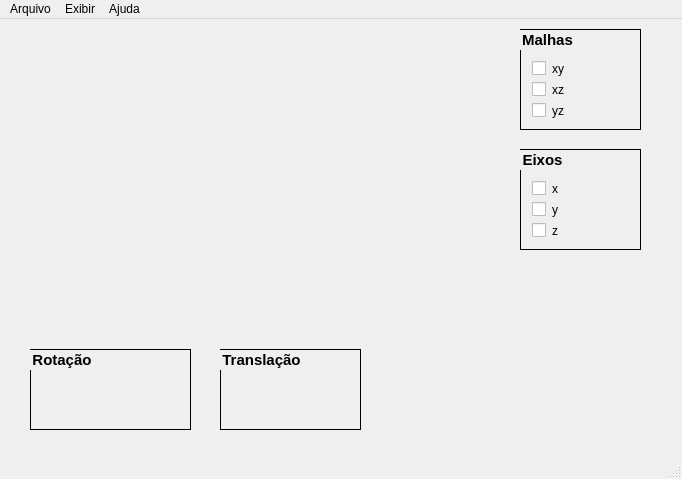
<?xml version="1.0" encoding="UTF-8"?>
<ui version="4.0">
 <class>MainWindow</class>
 <widget class="QMainWindow" name="MainWindow">
  <property name="geometry">
   <rect>
    <x>0</x>
    <y>0</y>
    <width>682</width>
    <height>479</height>
   </rect>
  </property>
  <property name="windowTitle">
   <string>MainWindow</string>
  </property>
  <widget class="QWidget" name="centralWidget">
   <widget class="GLPainel" name="widget" native="true">
    <property name="geometry">
     <rect>
      <x>10</x>
      <y>10</y>
      <width>491</width>
      <height>301</height>
     </rect>
    </property>
    <property name="styleSheet">
     <string notr="true"/>
    </property>
   </widget>
   <widget class="QGroupBox" name="groupBoxMalha">
    <property name="geometry">
     <rect>
      <x>520</x>
      <y>10</y>
      <width>121</width>
      <height>101</height>
     </rect>
    </property>
    <property name="font">
     <font>
      <pointsize>11</pointsize>
      <weight>75</weight>
      <bold>true</bold>
     </font>
    </property>
    <property name="toolTip">
     <string/>
    </property>
    <property name="styleSheet">
     <string notr="true">border-width: 1px;
border-style: solid;</string>
    </property>
    <property name="title">
     <string>Malhas</string>
    </property>
    <layout class="QGridLayout" name="gridLayout">
     <item row="1" column="0">
      <spacer name="verticalSpacer">
       <property name="orientation">
        <enum>Qt::Vertical</enum>
       </property>
       <property name="sizeHint" stdset="0">
        <size>
         <width>20</width>
         <height>40</height>
        </size>
       </property>
      </spacer>
     </item>
     <item row="3" column="0">
      <widget class="QCheckBox" name="checkBox_2">
       <property name="styleSheet">
        <string notr="true">border-width: 0px;
font-weight: nomal;</string>
       </property>
       <property name="text">
        <string>xz</string>
       </property>
      </widget>
     </item>
     <item row="2" column="0">
      <widget class="QCheckBox" name="checkBox">
       <property name="styleSheet">
        <string notr="true">border-width: 0px;
font-weight: nomal;</string>
       </property>
       <property name="text">
        <string>xy</string>
       </property>
      </widget>
     </item>
     <item row="4" column="0">
      <widget class="QCheckBox" name="checkBox_3">
       <property name="styleSheet">
        <string notr="true">border-width: 0px;
font-weight: nomal;</string>
       </property>
       <property name="text">
        <string>yz</string>
       </property>
      </widget>
     </item>
    </layout>
   </widget>
   <widget class="QGroupBox" name="groupBoxEixos">
    <property name="geometry">
     <rect>
      <x>520</x>
      <y>130</y>
      <width>121</width>
      <height>101</height>
     </rect>
    </property>
    <property name="font">
     <font>
      <pointsize>11</pointsize>
      <weight>75</weight>
      <bold>true</bold>
     </font>
    </property>
    <property name="toolTip">
     <string/>
    </property>
    <property name="styleSheet">
     <string notr="true">border-width: 1px;
border-style: solid;</string>
    </property>
    <property name="title">
     <string>Eixos</string>
    </property>
    <layout class="QGridLayout" name="gridLayout_2">
     <item row="1" column="0">
      <spacer name="verticalSpacer_2">
       <property name="orientation">
        <enum>Qt::Vertical</enum>
       </property>
       <property name="sizeHint" stdset="0">
        <size>
         <width>20</width>
         <height>40</height>
        </size>
       </property>
      </spacer>
     </item>
     <item row="3" column="0">
      <widget class="QCheckBox" name="checkBoxEixoY">
       <property name="styleSheet">
        <string notr="true">border-width: 0px;
font-weight: nomal;</string>
       </property>
       <property name="text">
        <string>y</string>
       </property>
      </widget>
     </item>
     <item row="2" column="0">
      <widget class="QCheckBox" name="checkBoxEixoX">
       <property name="styleSheet">
        <string notr="true">border-width: 0px;
font-weight: nomal;</string>
       </property>
       <property name="text">
        <string>x</string>
       </property>
      </widget>
     </item>
     <item row="4" column="0">
      <widget class="QCheckBox" name="checkBoxEixoZ">
       <property name="styleSheet">
        <string notr="true">border-width: 0px;
font-weight: nomal;</string>
       </property>
       <property name="text">
        <string>z</string>
       </property>
      </widget>
     </item>
    </layout>
   </widget>
   <widget class="QGroupBox" name="groupBoxRotacao">
    <property name="geometry">
     <rect>
      <x>30</x>
      <y>330</y>
      <width>161</width>
      <height>81</height>
     </rect>
    </property>
    <property name="font">
     <font>
      <pointsize>11</pointsize>
      <weight>75</weight>
      <bold>true</bold>
     </font>
    </property>
    <property name="toolTip">
     <string/>
    </property>
    <property name="styleSheet">
     <string notr="true">border-width: 1px;
border-style: solid;</string>
    </property>
    <property name="title">
     <string>Rotação</string>
    </property>
    <layout class="QGridLayout" name="gridLayout_3"/>
   </widget>
   <widget class="QGroupBox" name="groupBoxTranslacao">
    <property name="geometry">
     <rect>
      <x>220</x>
      <y>330</y>
      <width>141</width>
      <height>81</height>
     </rect>
    </property>
    <property name="font">
     <font>
      <pointsize>11</pointsize>
      <weight>75</weight>
      <bold>true</bold>
     </font>
    </property>
    <property name="toolTip">
     <string/>
    </property>
    <property name="styleSheet">
     <string notr="true">border-width: 1px;
border-style: solid;</string>
    </property>
    <property name="title">
     <string>Translação</string>
    </property>
    <layout class="QGridLayout" name="gridLayout_4"/>
   </widget>
  </widget>
  <widget class="QMenuBar" name="menuBar">
   <property name="geometry">
    <rect>
     <x>0</x>
     <y>0</y>
     <width>682</width>
     <height>27</height>
    </rect>
   </property>
   <widget class="QMenu" name="menuArquivo">
    <property name="title">
     <string>Arquivo</string>
    </property>
    <addaction name="actionCarregar_arquivo"/>
    <addaction name="actionSair"/>
   </widget>
   <widget class="QMenu" name="menuSobre">
    <property name="title">
     <string>Exibir</string>
    </property>
   </widget>
   <widget class="QMenu" name="menuSobre_2">
    <property name="title">
     <string>Ajuda</string>
    </property>
    <addaction name="actionManual"/>
    <addaction name="actionSobre"/>
   </widget>
   <addaction name="menuArquivo"/>
   <addaction name="menuSobre"/>
   <addaction name="menuSobre_2"/>
  </widget>
  <widget class="QStatusBar" name="statusBar"/>
  <action name="actionCarregar_arquivo">
   <property name="text">
    <string>Carregar arquivo</string>
   </property>
  </action>
  <action name="actionSair">
   <property name="checkable">
    <bool>false</bool>
   </property>
   <property name="text">
    <string>Sair</string>
   </property>
  </action>
  <action name="actionManual">
   <property name="text">
    <string>Manual</string>
   </property>
  </action>
  <action name="actionSobre">
   <property name="text">
    <string>Sobre</string>
   </property>
  </action>
 </widget>
 <layoutdefault spacing="6" margin="11"/>
 <customwidgets>
  <customwidget>
   <class>GLPainel</class>
   <extends>QWidget</extends>
   <header>glpainel.h</header>
   <container>1</container>
  </customwidget>
 </customwidgets>
 <resources/>
 <connections/>
</ui>
